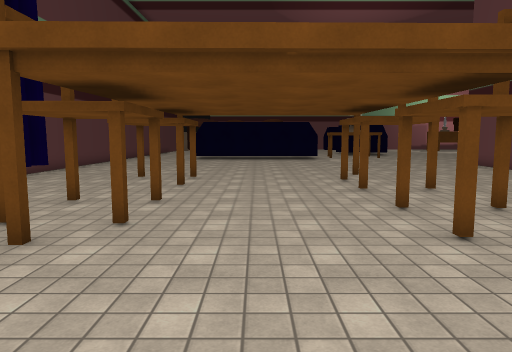
[1] (above)

16 first-person views from a walk through a 3-D level made in the Unity game engine. The camera is 1.5 m above the floor, tilts 6° down and sees 70° across. The floor is counted in squares, 1 m on a side. Each view is taken from the middle of a square. On the plan, view 1 faces up. The plan holds only what a view shows up to about 16 squares ahead; the rest is blank. The place goes on beyond the plan. The player is left out. Some surface patterns are stand-ins.

[2]
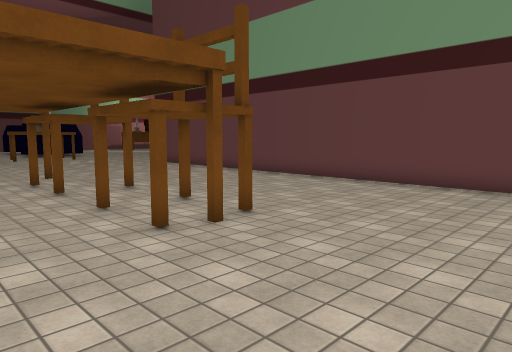

[3]
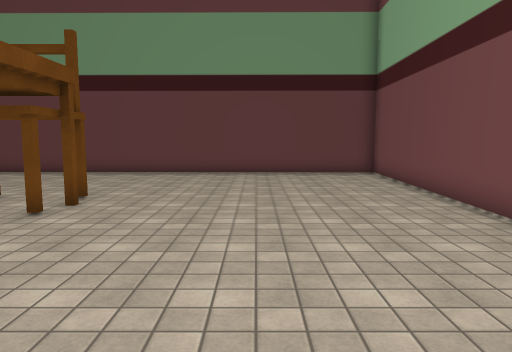

[4]
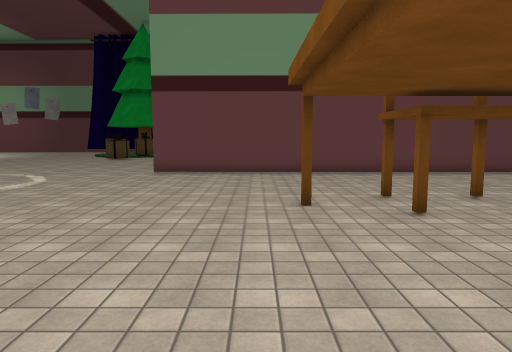

[5]
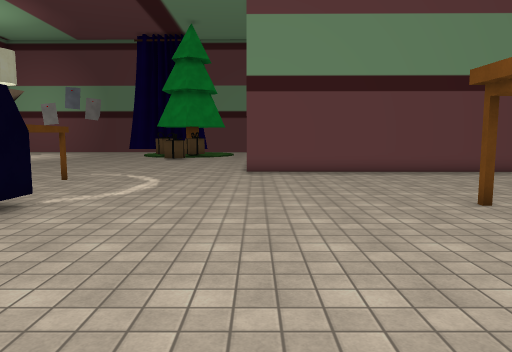

[6]
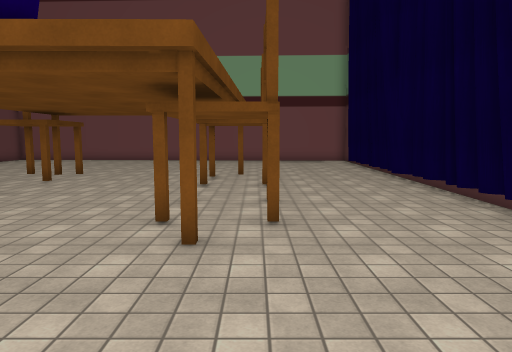

[7]
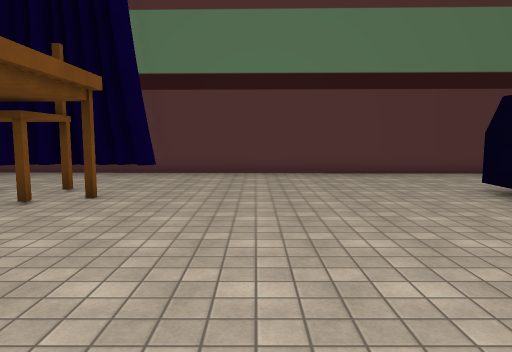

[8]
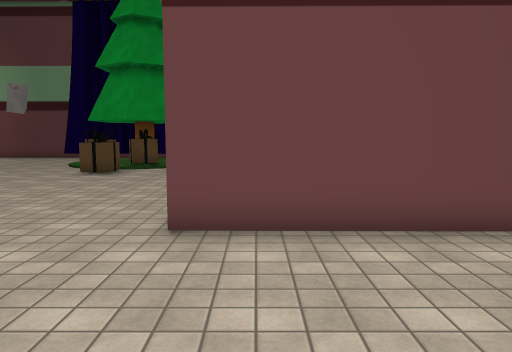

[9]
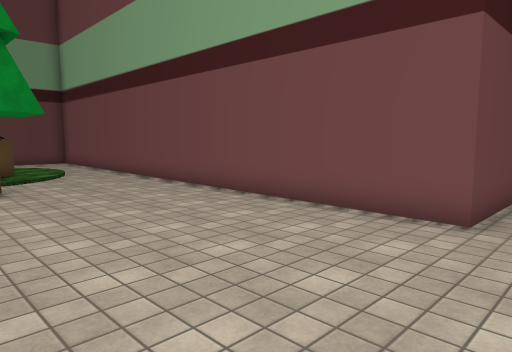

[10]
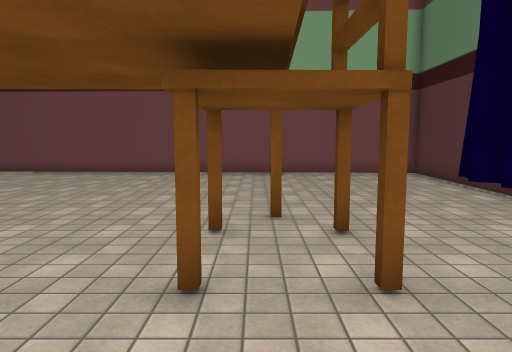

[11]
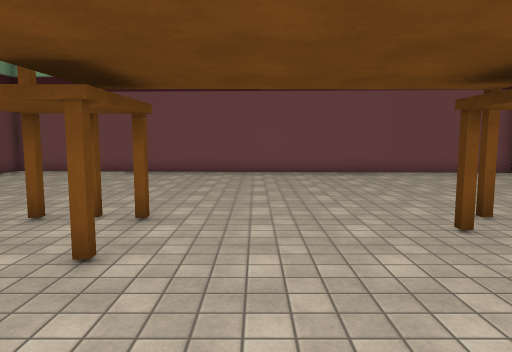

[12]
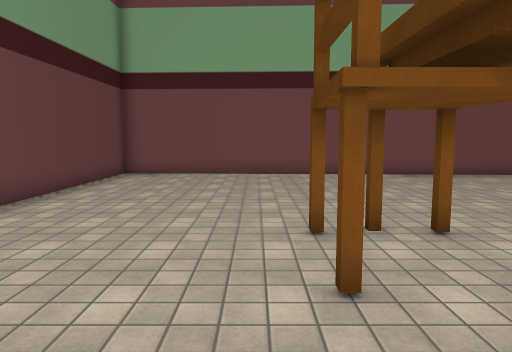

[13]
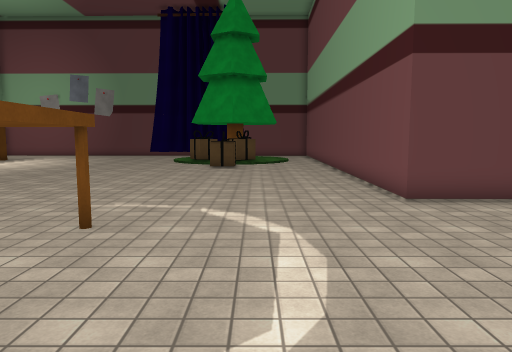

[14]
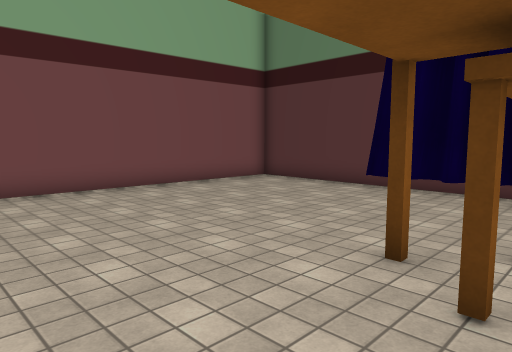

[15]
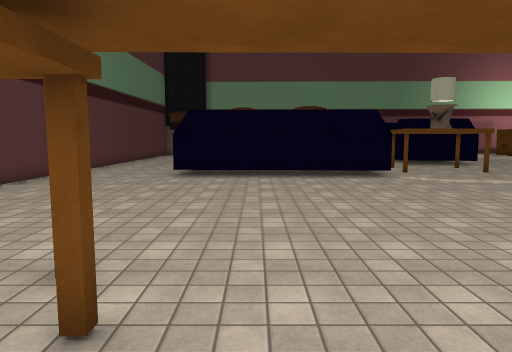

[16]
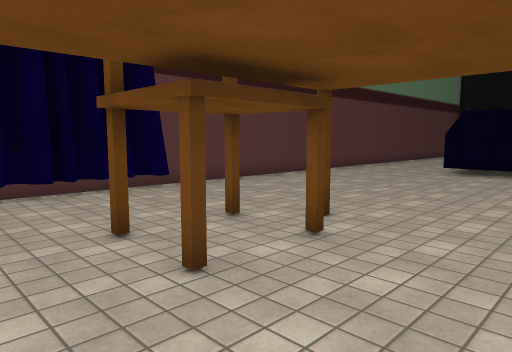

### Floor plan
Points are (right, up) in squares from view 1. A wall is a line through its corners. A room is listed if a view was taken in it or the views show most of it. See-through windows are left out.
Room 1 (views 1, 2, 3, 4, 5, 6, 7, 8, 9, 10, 11, 12, 13, 14, 15, 16)
walls: (4.3, 25.1) (2.6, 25.1); (-9.4, 4.2) (-9.6, -3.1) (11.4, -4) (11.7, 20.4) (25.5, 20.1); (-8.8, 27.6) (-9.3, 8.5)
low walls: (-1.9, 25.3) (-4.3, 25.4)
objects: chair (-4, 6); chair (-4, 11); chair (-4, 14); chair (-2, 6); chair (-2, 11); chair (-2, 14); chair (3, 5); chair (3, 8); chair (3, 10); chair (3, 13); chair (5, 5); chair (5, 8); chair (5, 10); chair (5, 13); table (5, 27) to (9, 27); other object (21, 25) to (22, 26); other object (24, 24) to (25, 25)

Where each view was taken, in squares from view 1:
view 1: 0 up, 0 right, facing up
view 2: 0 up, 0 right, facing up-right
view 3: 1 up, 4 left, facing right
view 4: 16 up, 4 left, facing right
view 5: 20 up, 4 left, facing right
view 6: 20 up, 4 left, facing down
view 7: 19 up, 6 right, facing left
view 8: 19 up, 6 right, facing right
view 9: 27 up, 10 right, facing down-right
view 10: 12 up, 3 left, facing down
view 11: 12 up, 1 right, facing down
view 12: 11 up, 6 right, facing down
view 13: 24 up, 3 right, facing right
view 14: 7 up, 1 right, facing down-left
view 15: 11 up, 1 left, facing up
view 16: 9 up, 1 right, facing up-left
